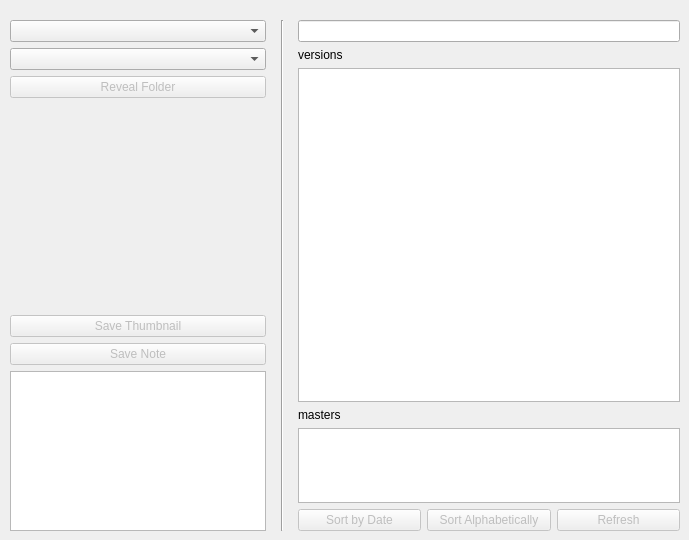
    <widget class="QWidget" name="assets_tab">
     <attribute name="title">
      <string>Assets</string>
     </attribute>
     <widget class="QWidget" name="horizontalLayoutWidget_2">
      <property name="geometry">
       <rect>
        <x>10</x>
        <y>20</y>
        <width>670</width>
        <height>511</height>
       </rect>
      </property>
      <layout class="QHBoxLayout" name="layout_assets_horizontal">
       <item>
        <layout class="QVBoxLayout" name="layout_assets_left_vertical">
         <item>
          <widget class="QComboBox" name="asset_combo_category"/>
         </item>
         <item>
          <widget class="QComboBox" name="asset_combo_asset">
           <property name="maximumSize">
            <size>
             <width>260</width>
             <height>16777215</height>
            </size>
           </property>
          </widget>
         </item>
         <item>
          <widget class="QPushButton" name="asset_reveal">
           <property name="enabled">
            <bool>false</bool>
           </property>
           <property name="text">
            <string>Reveal Folder</string>
           </property>
          </widget>
         </item>
         <item>
          <spacer name="verticalSpacer_2">
           <property name="orientation">
            <enum>Qt::Vertical</enum>
           </property>
           <property name="sizeHint" stdset="0">
            <size>
             <width>20</width>
             <height>40</height>
            </size>
           </property>
          </spacer>
         </item>
         <item>
          <widget class="QLabel" name="asset_thumbnail">
           <property name="sizePolicy">
            <sizepolicy hsizetype="Fixed" vsizetype="Fixed">
             <horstretch>0</horstretch>
             <verstretch>0</verstretch>
            </sizepolicy>
           </property>
           <property name="minimumSize">
            <size>
             <width>256</width>
             <height>144</height>
            </size>
           </property>
           <property name="maximumSize">
            <size>
             <width>16777215</width>
             <height>144</height>
            </size>
           </property>
           <property name="text">
            <string/>
           </property>
           <property name="pixmap">
            <pixmap>default.png</pixmap>
           </property>
          </widget>
         </item>
         <item>
          <widget class="QPushButton" name="asset_save_thumbnail">
           <property name="enabled">
            <bool>false</bool>
           </property>
           <property name="text">
            <string>Save Thumbnail</string>
           </property>
          </widget>
         </item>
         <item>
          <widget class="QPushButton" name="asset_save_note">
           <property name="enabled">
            <bool>false</bool>
           </property>
           <property name="text">
            <string>Save Note</string>
           </property>
          </widget>
         </item>
         <item>
          <widget class="QTextEdit" name="asset_note">
           <property name="sizePolicy">
            <sizepolicy hsizetype="Fixed" vsizetype="Fixed">
             <horstretch>0</horstretch>
             <verstretch>0</verstretch>
            </sizepolicy>
           </property>
           <property name="minimumSize">
            <size>
             <width>256</width>
             <height>0</height>
            </size>
           </property>
           <property name="maximumSize">
            <size>
             <width>260</width>
             <height>160</height>
            </size>
           </property>
           <property name="html">
            <string>&lt;!DOCTYPE HTML PUBLIC &quot;-//W3C//DTD HTML 4.0//EN&quot; &quot;http://www.w3.org/TR/REC-html40/strict.dtd&quot;&gt;
&lt;html&gt;&lt;head&gt;&lt;meta name=&quot;qrichtext&quot; content=&quot;1&quot; /&gt;&lt;style type=&quot;text/css&quot;&gt;
p, li { white-space: pre-wrap; }
&lt;/style&gt;&lt;/head&gt;&lt;body style=&quot; font-family:'MS Shell Dlg 2'; font-size:8.25pt; font-weight:400; font-style:normal;&quot;&gt;
&lt;p style=&quot; margin-top:0px; margin-bottom:0px; margin-left:0px; margin-right:0px; -qt-block-indent:0; text-indent:0px;&quot;&gt;&lt;span style=&quot; font-family:'.Lucida Grande UI'; font-size:13pt;&quot;&gt;&lt;br /&gt;&lt;/span&gt;&lt;/p&gt;&lt;/body&gt;&lt;/html&gt;</string>
           </property>
          </widget>
         </item>
        </layout>
       </item>
       <item>
        <widget class="Line" name="assets_vertical_line">
         <property name="minimumSize">
          <size>
           <width>20</width>
           <height>0</height>
          </size>
         </property>
         <property name="frameShadow">
          <enum>QFrame::Sunken</enum>
         </property>
         <property name="orientation">
          <enum>Qt::Vertical</enum>
         </property>
        </widget>
       </item>
       <item>
        <layout class="QVBoxLayout" name="layout_assets_right_vertical">
         <item>
          <widget class="QLineEdit" name="asset_filter"/>
         </item>
         <item>
          <widget class="QLabel" name="asset_versions_label">
           <property name="text">
            <string>versions</string>
           </property>
          </widget>
         </item>
         <item>
          <widget class="QListWidget" name="asset_versions">
           <property name="alternatingRowColors">
            <bool>true</bool>
           </property>
          </widget>
         </item>
         <item>
          <widget class="QLabel" name="asset_masters_label">
           <property name="text">
            <string>masters</string>
           </property>
          </widget>
         </item>
         <item>
          <widget class="QListWidget" name="asset_masters">
           <property name="maximumSize">
            <size>
             <width>16777215</width>
             <height>75</height>
            </size>
           </property>
           <property name="alternatingRowColors">
            <bool>true</bool>
           </property>
          </widget>
         </item>
         <item>
          <layout class="QHBoxLayout" name="layout_assets_buttons_horizontal">
           <item>
            <widget class="QPushButton" name="btn_asset_sortdate">
             <property name="enabled">
              <bool>false</bool>
             </property>
             <property name="text">
              <string>Sort by Date</string>
             </property>
            </widget>
           </item>
           <item>
            <widget class="QPushButton" name="btn_asset_sortalpha">
             <property name="enabled">
              <bool>false</bool>
             </property>
             <property name="text">
              <string>Sort Alphabetically</string>
             </property>
            </widget>
           </item>
           <item>
            <widget class="QPushButton" name="btn_asset_refresh">
             <property name="enabled">
              <bool>false</bool>
             </property>
             <property name="text">
              <string>Refresh</string>
             </property>
            </widget>
           </item>
          </layout>
         </item>
        </layout>
       </item>
      </layout>
     </widget>
    </widget>
